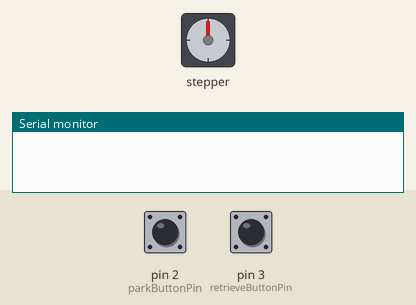
Bench run of a sketch on a simulated Arduino Uno, built with avr-gcc and run on an emulated ATmega328P. Shown: stepper motor, the last lines printed to the serial monitor. Wiring (inferred from the names in the program): stepper motor driver (200 steps per turn assumed): step pin 6; direction pin 7. The inputs (shaded band) are chosen by the test bench; at power-on: pin 3 (retrieveButtonPin) HIGH, pin 2 (parkButtonPin) HIGH.

Above: at 1.2 s.
1.3 s: pin 3 (retrieveButtonPin) pulled LOW for 0.15 s
At 2.3 s:
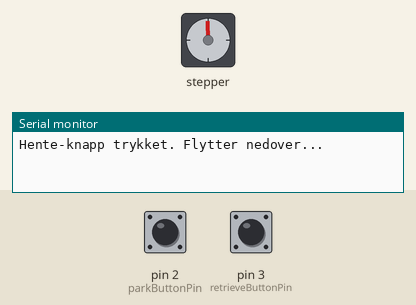
2.9 s: pin 2 (parkButtonPin) pulled LOW for 1 s
At 3.9 s:
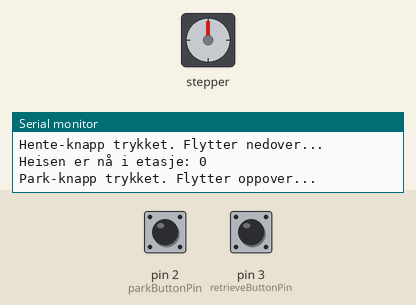
5.4 s: pin 2 (parkButtonPin) pulled LOW for 0.15 s
At 6.6 s:
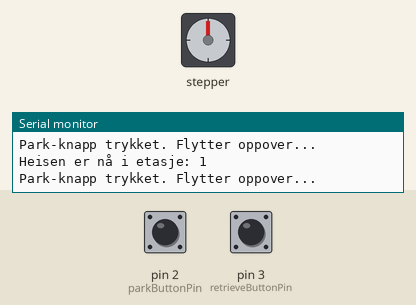
7.0 s: pin 3 (retrieveButtonPin) pulled LOW for 3.2 s
At 8.3 s:
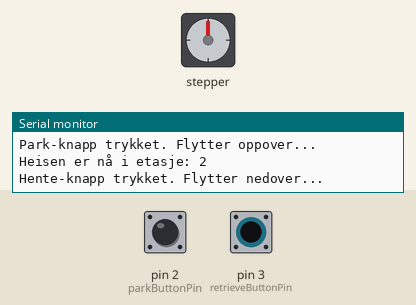
11.7 s: pin 2 (parkButtonPin) pulled LOW for 3.2 s
At 12.6 s:
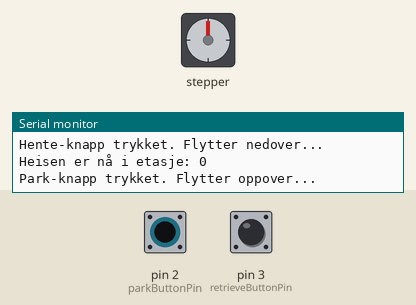
Timing chart, 0 to 15.2 s (numbered marks = the images above; inputs shaded):
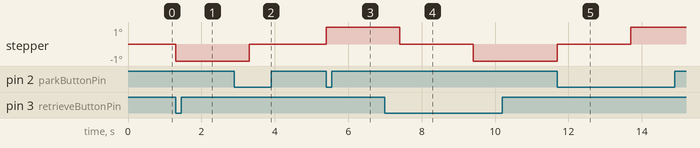

The sketch:

vertikalbevegelse.ino
```cpp
// Pinneoppsett for heismotor
const int stepPinElevator = 6;  // STEP (PULS) pin for heismotoren
const int dirPinElevator = 7;   // DIR pin for heismotoren

// Knapper for parkering og henting
const int parkButtonPin = 2;
const int retrieveButtonPin = 3;

// Spor for å holde styr på gjeldende etasje
int currentFloor = 0;  // Start med heisen på bakkenivå
const int moveDelay = 2000;  // Tidsforsinkelse for å simulere bevegelse

void setup() {
    // Sett opp pinner som utganger
    pinMode(stepPinElevator, OUTPUT);
    pinMode(dirPinElevator, OUTPUT);

    // Sett opp knappene med interne pull-up motstander
    pinMode(parkButtonPin, INPUT_PULLUP);
    pinMode(retrieveButtonPin, INPUT_PULLUP);

    // Start seriell kommunikasjon for feilsøking
    Serial.begin(9600);
}

void loop() {
    // Les statusen til knappene
    int parkButtonState = digitalRead(parkButtonPin);
    int retrieveButtonState = digitalRead(retrieveButtonPin);

    // Hvis park-knappen er trykket
    if (parkButtonState == LOW) {
        Serial.println("Park-knapp trykket. Flytter oppover...");
        moveElevatorUp();  // Flytt heisen opp
    }

    // Hvis hente-knappen er trykket
    if (retrieveButtonState == LOW) {
        Serial.println("Hente-knapp trykket. Flytter nedover...");
        moveElevatorDown();  // Flytt heisen ned
    }
}

// Flytt heisen oppover
void moveElevatorUp() {
    digitalWrite(dirPinElevator, HIGH);  // Sett retning oppover
    digitalWrite(stepPinElevator, HIGH);
    delay(moveDelay);  // Vent i noen sekunder for å simulere bevegelse
    digitalWrite(stepPinElevator, LOW);  // Stopp motoren
    currentFloor++;
    Serial.println("Heisen er nå i etasje: " + String(currentFloor));
}

// Flytt heisen nedover
void moveElevatorDown() {
    digitalWrite(dirPinElevator, LOW);  // Sett retning nedover
    digitalWrite(stepPinElevator, HIGH);
    delay(moveDelay);  // Vent i noen sekunder for å simulere bevegelse
    digitalWrite(stepPinElevator, LOW);  // Stopp motoren
    currentFloor = max(0, currentFloor - 1);  // Unngå negative etasjer
    Serial.println("Heisen er nå i etasje: " + String(currentFloor));
}
```

Measured:
- after the input at 7.0 s, stepper: goes 0° 2.0 s, then -1°, starting after 0.40 s
- after the input at 11.7 s, stepper: goes 0° 2.0 s, then 1°, starting at once
